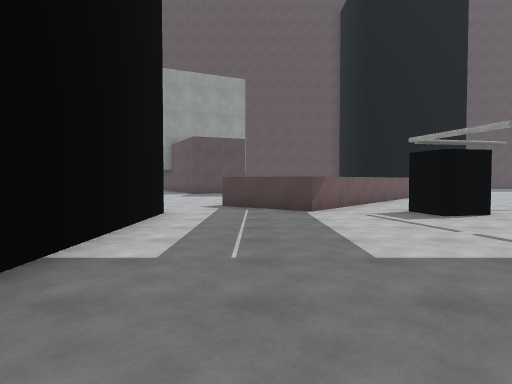
view 1 (above)

24 first-person views from a walk through a 3-D level made in the Unity game engine. The camera is 1.3 m above the floor, tilts 2° down and sees 70° across. The floor is counted in squares, 2 m on a side. Each view is taken from the middle of a square. On the plan, view 1 faces up. The plan holds only what a view shows up to about 11 squares ahead; the rest is blank. The place goes on beyond the plan. The player character is not drawn. Some animated figures are not drawn. Surface patterns are stand-ins for the level's own textures.

view 2
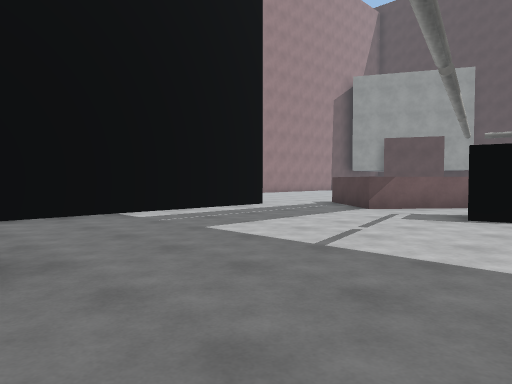

view 3
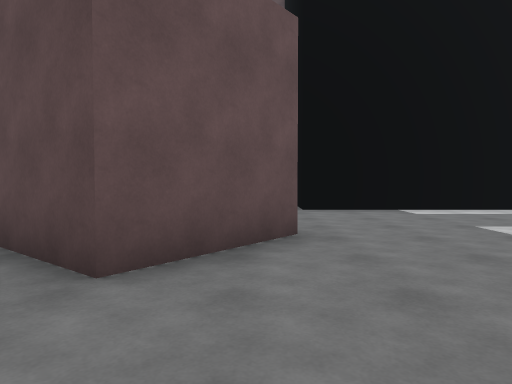

view 4
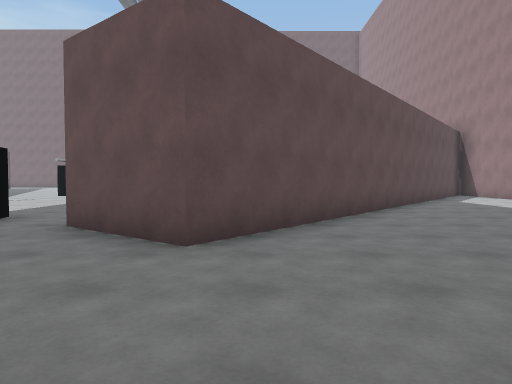

view 5
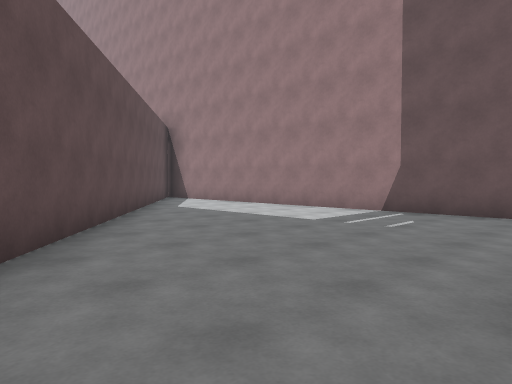

view 6
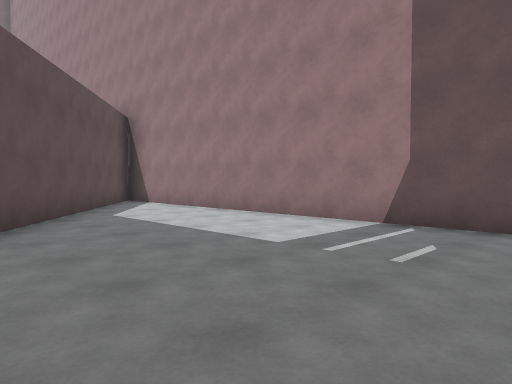

view 7
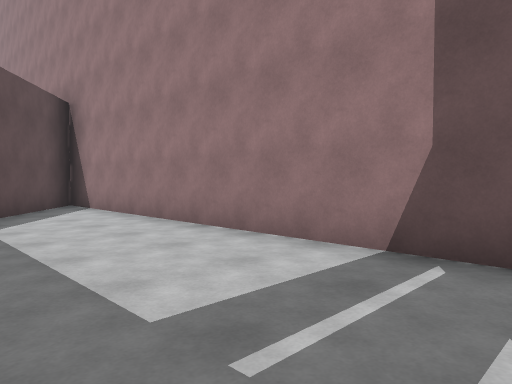

view 8
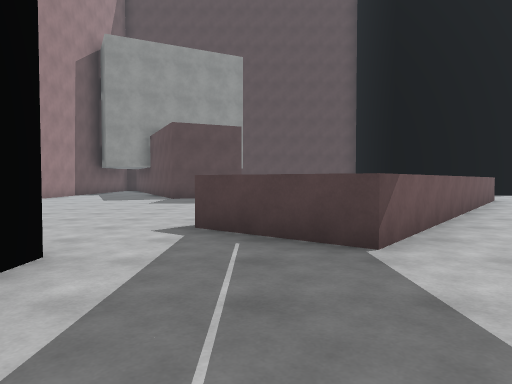

view 9
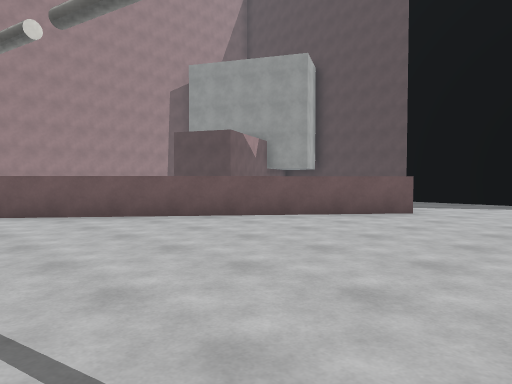

view 10
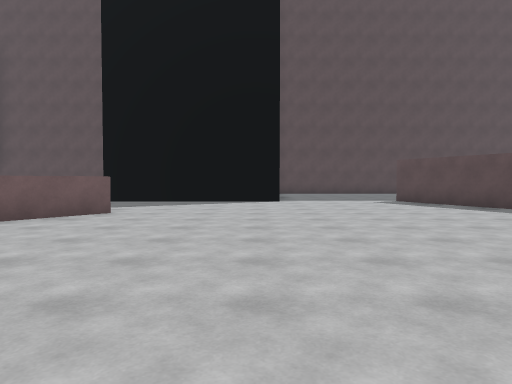

view 11
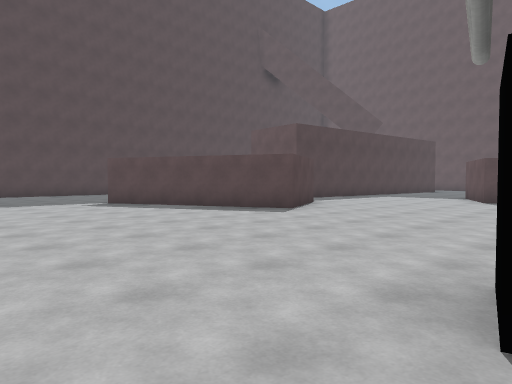

view 12
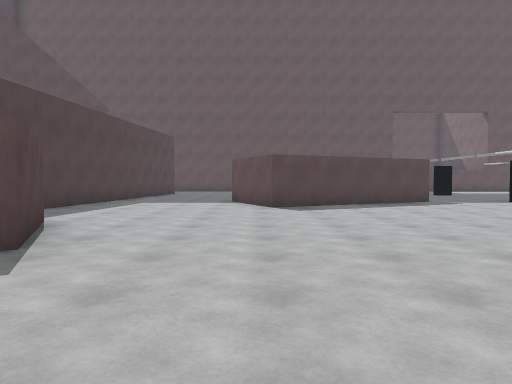

view 13
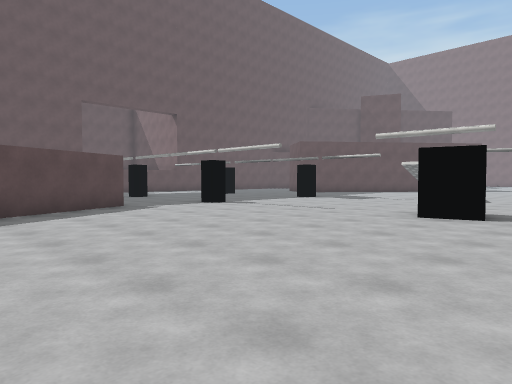

view 14
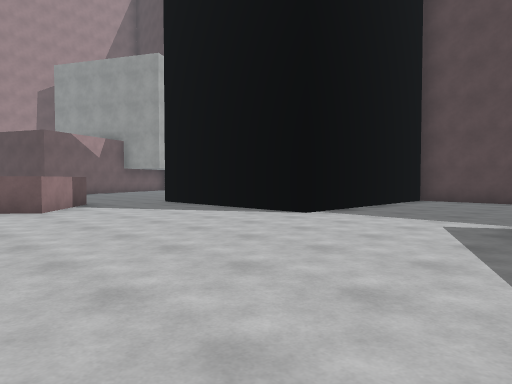

view 15
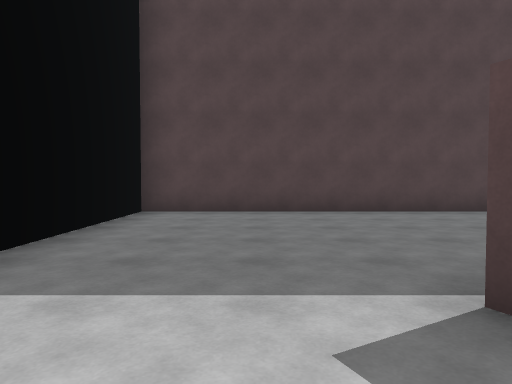

view 16
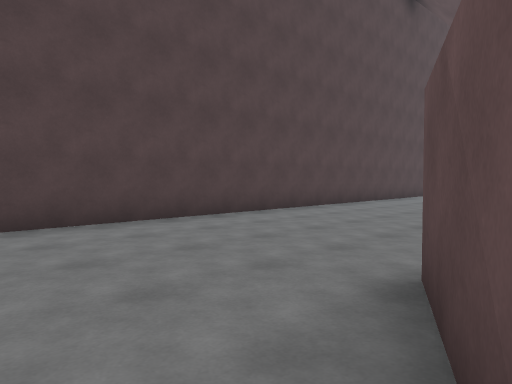

view 17
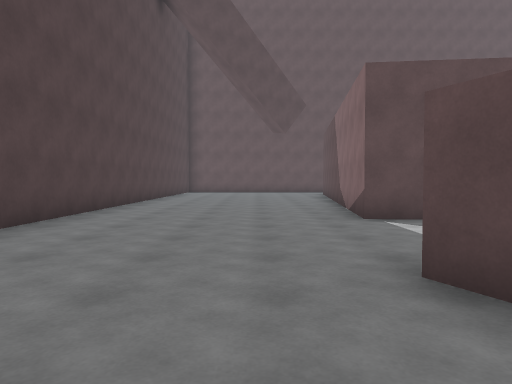

view 18
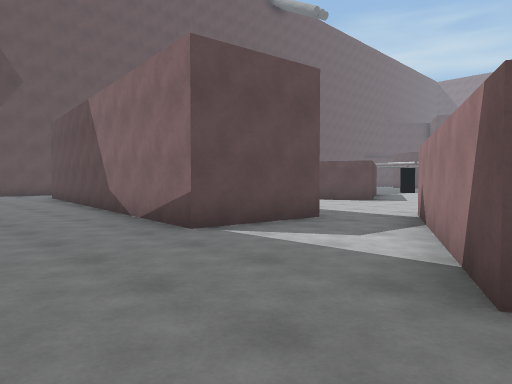

view 19
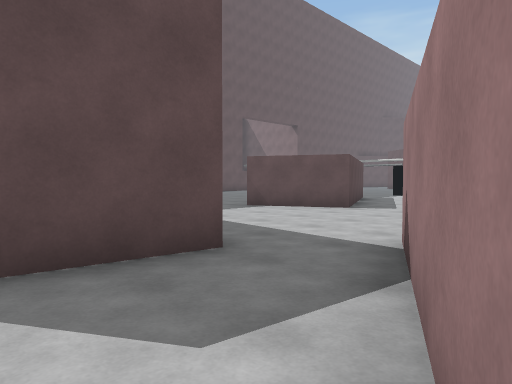

view 20
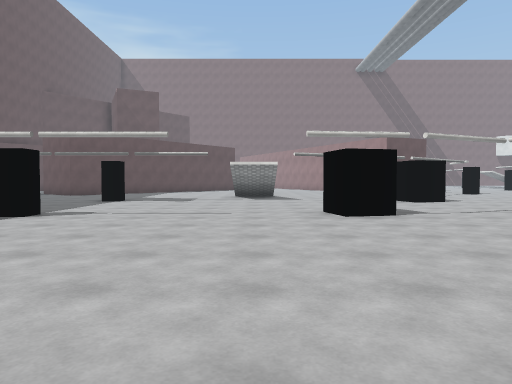

view 21
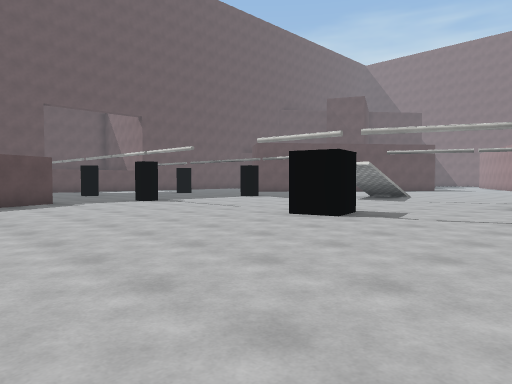

view 22
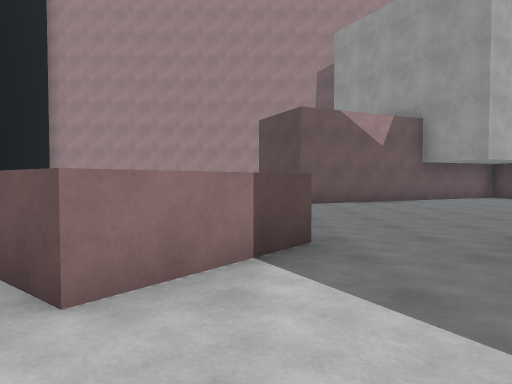

view 23
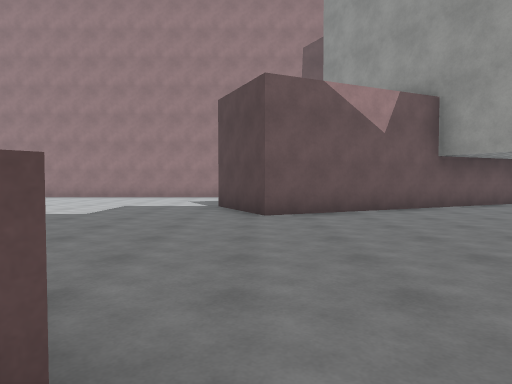

view 24
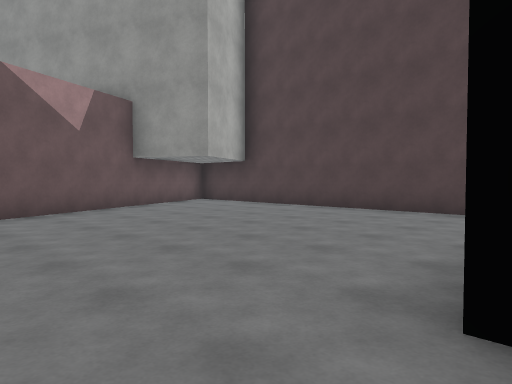

### Floor plan
Points are (right, up) in squares from view 1. A wall is a line through its corners. A room is listed if a view was taken in it or the views show most of it. See-through windows are left out.
Room 1 (views 1, 6, 7)
walls: (-7.2, -0.2) (-7.2, -10.7) (1.7, 0.5); (-1.8, 1) (-2.8, 1)
ways out: opening at (0, 0) to room 2
Room 2 (views 2, 3, 4, 5, 8, 9, 10, 11, 12, 13, 14, 15, 16, 17, 18, 19, 20, 21, 22, 23, 24)
walls: (4.3, 6.6) (3.4, 6.4); (13.5, 0.6) (14.5, 0.8) (14.7, -0.1); (16.7, 3.5) (16.5, 4.5) (17.4, 4.7) (17.7, 3.7); (1.7, 0.5) (3.6, -1) (2.5, -2.5); (5.2, 16.6) (7.2, 15) (1.1, 7.3) (-0.8, 8.9); (-1.8, 7.1) (-1.8, 1); (14.8, 19.1) (16.4, 19.9) (18.6, 15.3) (16.4, 14.2) (14.1, 18.9); (23, 4.1) (23, 4.7) (23.5, 4.7); (23.6, 6.9) (21.4, 11.6) (23.6, 12.7); (19.7, 16.7) (20, 19.2) (25.5, 18.6); (23, 0.3) (23.5, 0.3); (24, 16.3) (20.9, 16.6); (4.1, 24.3) (-2.2, 24.3); (-3.7, 23.8) (-0.5, 17.2) (-2.7, 16.1); (25, 24.3) (10.7, 24.3) (10.7, 18.7) (5.5, 18.7)
ways out: opening at (0, 0) to room 1
objects: cylinder (3, 7)

Where each view was taken, in squares from view 1:
view 1: 0 up, 0 right, facing up
view 2: 0 up, 5 right, facing up-left
view 3: 0 up, 6 right, facing left
view 4: 4 up, 1 right, facing down
view 5: 1 up, 0 right, facing down-left
view 6: 0 up, 2 left, facing down-left
view 7: 1 down, 4 left, facing down-left
view 8: 4 up, 0 right, facing up
view 9: 8 up, 10 right, facing up-left
view 10: 8 up, 10 right, facing up
view 11: 9 up, 10 right, facing up-right
view 12: 12 up, 13 right, facing right
view 13: 11 up, 15 right, facing down-right
view 14: 13 up, 15 right, facing up-left
view 15: 17 up, 13 right, facing up
view 16: 19 up, 14 right, facing up-right
view 17: 21 up, 14 right, facing right
view 18: 22 up, 16 right, facing down-right
view 19: 19 up, 17 right, facing down-right
view 20: 11 up, 19 right, facing down
view 21: 10 up, 13 right, facing down-right
view 22: 16 up, 9 right, facing left
view 23: 17 up, 6 right, facing left
view 24: 17 up, 6 right, facing up-left
